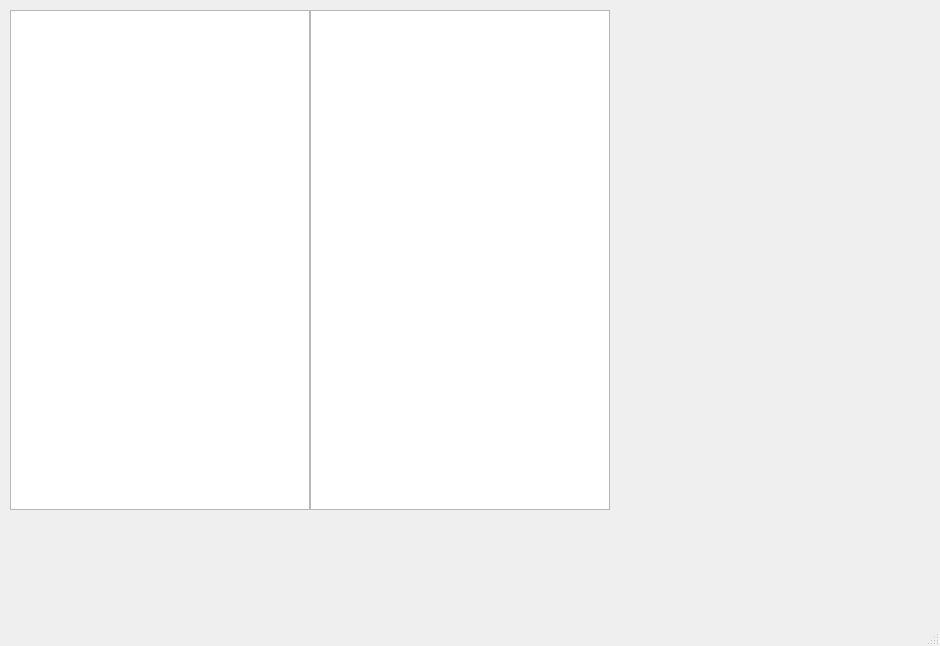
<?xml version="1.0" encoding="UTF-8"?>
<ui version="4.0">
 <class>MainWindow</class>
 <widget class="QMainWindow" name="MainWindow">
  <property name="geometry">
   <rect>
    <x>0</x>
    <y>0</y>
    <width>940</width>
    <height>646</height>
   </rect>
  </property>
  <property name="windowTitle">
   <string>MainWindow</string>
  </property>
  <widget class="QWidget" name="centralwidget">
   <widget class="QTableWidget" name="tbl_scedule_left">
    <property name="geometry">
     <rect>
      <x>10</x>
      <y>10</y>
      <width>300</width>
      <height>500</height>
     </rect>
    </property>
   </widget>
   <widget class="QTableWidget" name="tbl_scedule_right">
    <property name="geometry">
     <rect>
      <x>310</x>
      <y>10</y>
      <width>300</width>
      <height>500</height>
     </rect>
    </property>
   </widget>
  </widget>
  <widget class="QMenuBar" name="menubar">
   <property name="geometry">
    <rect>
     <x>0</x>
     <y>0</y>
     <width>940</width>
     <height>22</height>
    </rect>
   </property>
  </widget>
  <widget class="QStatusBar" name="statusbar"/>
 </widget>
 <resources/>
 <connections/>
</ui>
